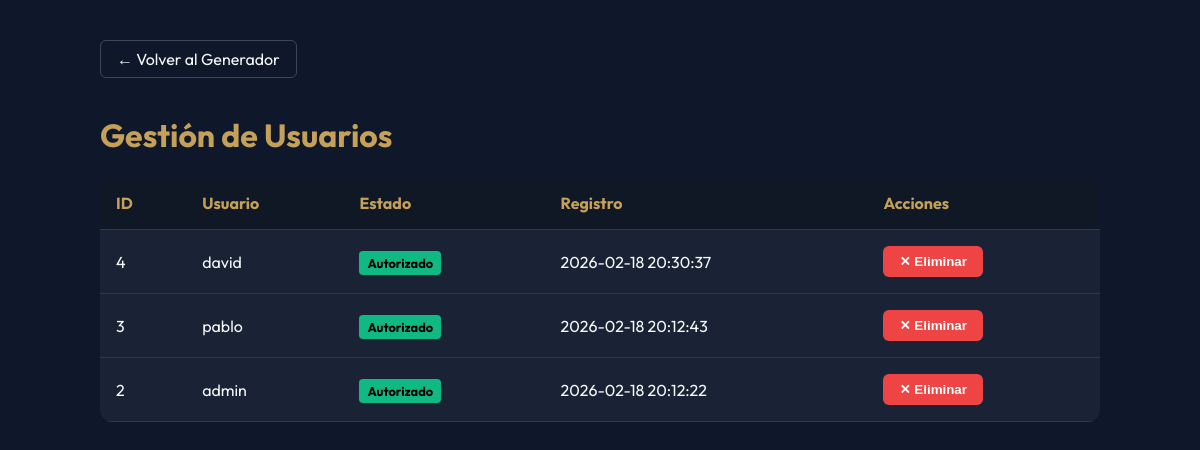
The app's page /admin/users (signed in) with its own data.
### tables this page shows
CREATE TABLE users (
                    id INTEGER PRIMARY KEY AUTOINCREMENT,
                    username TEXT UNIQUE NOT NULL,
                    password_hash TEXT NOT NULL,
                    is_authorized INTEGER DEFAULT 0,
                    is_admin INTEGER DEFAULT 0,
                    created_at TEXT
                );

### app.py (the view, shortened to what this page needs)
@app.route('/admin/users', methods=['GET', 'POST'])
@login_required
def manage_users():
    if not session.get('is_admin'):
        flash('Acceso denegado', 'error')
        return redirect(url_for('index'))
    try:
        with sqlite3.connect(DB_NAME) as conn:
            conn.row_factory = sqlite3.Row
            cursor = conn.cursor()
            cursor.execute("SELECT * FROM users ORDER BY created_at DESC")
            users = cursor.fetchall()
        return render_template('users.html', users=users)
    except Exception as e:
        return f"Error accessing users: {e}"

### app.py (called while the page is built)
def login_required(f):
    @wraps(f)
    def decorated_function(*args, **kwargs):
        if 'user' not in session:
            return redirect(url_for('login'))
        return f(*args, **kwargs)
    return decorated_function

### templates/users.html (shortened to what this page needs)
<!DOCTYPE html>
<html lang="es">
<head>
</head>
<body>
    <div class="container">
        <a href="/" class="nav-link">← Volver al Generador</a>
        <h1>Gestión de Usuarios</h1>
        <table>
            <thead>
                <tr>
                    <th>ID</th>
                    <th>Usuario</th>
                    <th>Estado</th>
                    <th>Registro</th>
                    <th>Acciones</th>
                </tr>
            </thead>
            <tbody>
                {% for user in users %}
                <tr>
                    <td>{{ user.id }}</td>
                    <td>{{ user.username }}</td>
                    <td>
                        {% if user.is_authorized %}
                        <span class="badge badge-authorized">Autorizado</span>
                        {% else %}
                        <span class="badge badge-pending">Pendiente</span>
                        {% endif %}
                    </td>
                    <td>{{ user.created_at }}</td>
                    <td class="actions">
                        <form method="POST" style="display:inline;"
                            onsubmit="return confirm('¿Seguro que deseas eliminar a {{ user.username }}?');">
                            <button type="submit" class="btn btn-delete">✕ Eliminar</button>
                        </form>
                    </td>
                </tr>
                {% else %}
                <tr>
                    <td colspan="5" style="text-align: center;">No hay usuarios registrados.</td>
                </tr>
                {% endfor %}
            </tbody>
        </table>
    </div>
</body>
</html>

### templates/users.html (style rules this page uses)
:root { --primary: #c5a059; --bg-dark: #0f172a; --text-main: #f8fafc; --success: #10b981; --error: #ef4444; --glass-bg: rgba(30, 41, 59, 0.7); }
body { background: var(--bg-dark); color: var(--text-main); font-family: 'Outfit', sans-serif; padding: 2rem; }
.container { max-width: 1000px; margin: 0 auto; }
h1 { color: var(--primary); }
table { width: 100%; border-collapse: collapse; background: var(--glass-bg); border-radius: 12px; overflow: hidden; margin-top: 1rem; }
th, td { padding: 1rem; text-align: left; border-bottom: 1px solid rgba(255, 255, 255, 0.1); }
th { background: rgba(0, 0, 0, 0.3); color: var(--primary); }
.badge { padding: 0.25rem 0.5rem; border-radius: 4px; font-size: 0.8rem; font-weight: bold; }
.badge-authorized { background: var(--success); color: #000; }
.btn { border: none; padding: 0.5rem 1rem; border-radius: 6px; cursor: pointer; font-weight: bold; transition: opacity 0.2s; }
.btn-delete { background: var(--error); color: #fff; }
.actions { display: flex; gap: 0.5rem; }
.nav-link { display: inline-block; margin-bottom: 1rem; color: var(--text-main); text-decoration: none; border: 1px solid rgba(255, 255, 255, 0.2); padding: 0.5rem 1rem; border-radius: 6px; }

### records on screen
users: id "4", username "david", is_authorized "Autorizado", created_at "2026-02-18 20:30:37"
users: id "3", username "pablo", is_authorized "Autorizado", created_at "2026-02-18 20:12:43"
users: id "2", username "admin", is_authorized "Autorizado", created_at "2026-02-18 20:12:22"
